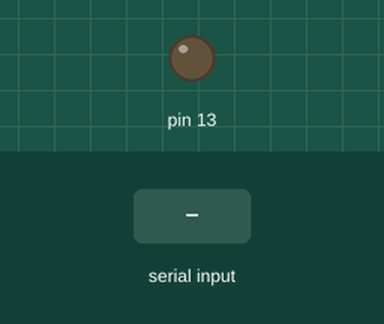
A sketch run on a simulated Arduino Uno, built with avr-gcc and run on an emulated ATmega328P. On the bench: output pins drawn as LEDs (lit = HIGH). Inputs (shaded band) come from the test bench.

Above: at 1.2 s.
1.3 s: "1" received over Serial
At 2.5 s:
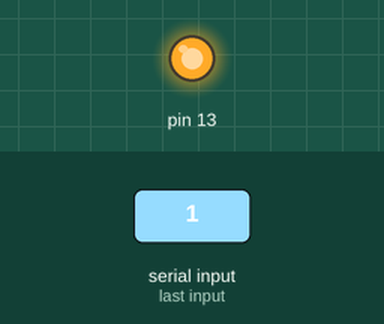
2.8 s: "0" received over Serial
At 3.8 s:
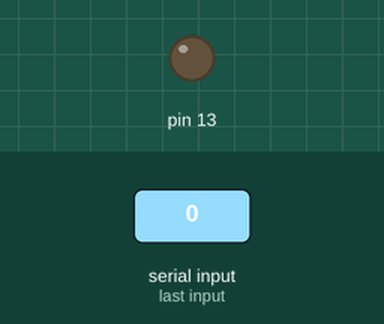
Timing chart, 0 to 5.8 s (numbered marks = the images above; inputs shaded):
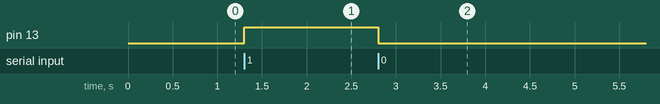

Measured:
- after the input at 1.3 s, pin 13: LOW → HIGH at once
- after the input at 2.8 s, pin 13: HIGH → LOW at once

The sketch:

Serial_commu.ino
```cpp
void setup() {
  Serial.begin(9600);
  pinMode(13, OUTPUT);
  }

void loop(){
  if(Serial.available())
  {
    int swt =(int)Serial.read(); //아두이노에서 컴퓨터로 보내는 값
    if(swt == 49) //아스키 코드 1 은 49
      {
        digitalWrite(13,1);
        delay(1000);
      }
    else
      {
        digitalWrite(13,0);
        delay(1000);
      }
  } //예를 들어 13을 보내면 깜빡임
}

//시리얼은 바이트 단위로 통신
```
